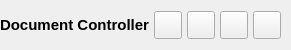
           <widget class="QFrame" name="contentTopBg">
            <property name="minimumSize">
             <size>
              <width>0</width>
              <height>50</height>
             </size>
            </property>
            <property name="maximumSize">
             <size>
              <width>16777215</width>
              <height>50</height>
             </size>
            </property>
            <property name="frameShape">
             <enum>QFrame::Shape::NoFrame</enum>
            </property>
            <property name="frameShadow">
             <enum>QFrame::Shadow::Raised</enum>
            </property>
            <layout class="QHBoxLayout" name="horizontalLayout">
             <property name="spacing">
              <number>0</number>
             </property>
             <property name="leftMargin">
              <number>0</number>
             </property>
             <property name="topMargin">
              <number>0</number>
             </property>
             <property name="rightMargin">
              <number>10</number>
             </property>
             <property name="bottomMargin">
              <number>0</number>
             </property>
             <item>
              <widget class="QFrame" name="leftBox">
               <property name="sizePolicy">
                <sizepolicy hsizetype="Expanding" vsizetype="Preferred">
                 <horstretch>0</horstretch>
                 <verstretch>0</verstretch>
                </sizepolicy>
               </property>
               <property name="maximumSize">
                <size>
                 <width>16777215</width>
                 <height>16777215</height>
                </size>
               </property>
               <property name="frameShape">
                <enum>QFrame::Shape::NoFrame</enum>
               </property>
               <property name="frameShadow">
                <enum>QFrame::Shadow::Raised</enum>
               </property>
               <layout class="QHBoxLayout" name="horizontalLayout_3">
                <property name="spacing">
                 <number>0</number>
                </property>
                <property name="leftMargin">
                 <number>0</number>
                </property>
                <property name="topMargin">
                 <number>0</number>
                </property>
                <property name="rightMargin">
                 <number>0</number>
                </property>
                <property name="bottomMargin">
                 <number>0</number>
                </property>
                <item alignment="Qt::AlignmentFlag::AlignLeft">
                 <widget class="QLabel" name="titleRightInfo">
                  <property name="sizePolicy">
                   <sizepolicy hsizetype="Preferred" vsizetype="Expanding">
                    <horstretch>0</horstretch>
                    <verstretch>0</verstretch>
                   </sizepolicy>
                  </property>
                  <property name="maximumSize">
                   <size>
                    <width>16777215</width>
                    <height>45</height>
                   </size>
                  </property>
                  <property name="font">
                   <font>
                    <family>Segoe UI</family>
                    <pointsize>11</pointsize>
                    <italic>false</italic>
                    <bold>true</bold>
                   </font>
                  </property>
                  <property name="styleSheet">
                   <string notr="true">font: 700 11pt &quot;Segoe UI&quot;;</string>
                  </property>
                  <property name="text">
                   <string>Document Controller</string>
                  </property>
                  <property name="alignment">
                   <set>Qt::AlignmentFlag::AlignLeading|Qt::AlignmentFlag::AlignLeft|Qt::AlignmentFlag::AlignVCenter</set>
                  </property>
                 </widget>
                </item>
               </layout>
              </widget>
             </item>
             <item alignment="Qt::AlignmentFlag::AlignRight">
              <widget class="QFrame" name="rightButtons">
               <property name="minimumSize">
                <size>
                 <width>0</width>
                 <height>28</height>
                </size>
               </property>
               <property name="frameShape">
                <enum>QFrame::Shape::NoFrame</enum>
               </property>
               <property name="frameShadow">
                <enum>QFrame::Shadow::Raised</enum>
               </property>
               <layout class="QHBoxLayout" name="horizontalLayout_2">
                <property name="spacing">
                 <number>5</number>
                </property>
                <property name="leftMargin">
                 <number>0</number>
                </property>
                <property name="topMargin">
                 <number>0</number>
                </property>
                <property name="rightMargin">
                 <number>0</number>
                </property>
                <property name="bottomMargin">
                 <number>0</number>
                </property>
                <item>
                 <widget class="QFrame" name="rightButtons_2">
                  <property name="minimumSize">
                   <size>
                    <width>0</width>
                    <height>28</height>
                   </size>
                  </property>
                  <property name="maximumSize">
                   <size>
                    <width>100</width>
                    <height>16777215</height>
                   </size>
                  </property>
                  <property name="frameShape">
                   <enum>QFrame::Shape::NoFrame</enum>
                  </property>
                  <property name="frameShadow">
                   <enum>QFrame::Shadow::Raised</enum>
                  </property>
                  <layout class="QHBoxLayout" name="horizontalLayout_6">
                   <property name="spacing">
                    <number>5</number>
                   </property>
                   <property name="leftMargin">
                    <number>0</number>
                   </property>
                   <property name="topMargin">
                    <number>0</number>
                   </property>
                   <property name="rightMargin">
                    <number>0</number>
                   </property>
                   <property name="bottomMargin">
                    <number>0</number>
                   </property>
                  </layout>
                 </widget>
                </item>
                <item>
                 <widget class="QPushButton" name="settingsTopBtn">
                  <property name="minimumSize">
                   <size>
                    <width>28</width>
                    <height>28</height>
                   </size>
                  </property>
                  <property name="maximumSize">
                   <size>
                    <width>28</width>
                    <height>28</height>
                   </size>
                  </property>
                  <property name="cursor">
                   <cursorShape>PointingHandCursor</cursorShape>
                  </property>
                  <property name="toolTip">
                   <string>Settings</string>
                  </property>
                  <property name="whatsThis">
                   <string>Settings</string>
                  </property>
                  <property name="text">
                   <string/>
                  </property>
                  <property name="icon">
                   <iconset resource="resources.qrc">
                    <normaloff>:/icons/icons/icon_settings.png</normaloff>:/icons/icons/icon_settings.png</iconset>
                  </property>
                  <property name="iconSize">
                   <size>
                    <width>20</width>
                    <height>20</height>
                   </size>
                  </property>
                 </widget>
                </item>
                <item>
                 <widget class="QPushButton" name="minimizeAppBtn">
                  <property name="minimumSize">
                   <size>
                    <width>28</width>
                    <height>28</height>
                   </size>
                  </property>
                  <property name="maximumSize">
                   <size>
                    <width>28</width>
                    <height>28</height>
                   </size>
                  </property>
                  <property name="cursor">
                   <cursorShape>PointingHandCursor</cursorShape>
                  </property>
                  <property name="toolTip">
                   <string>Minimize</string>
                  </property>
                  <property name="text">
                   <string/>
                  </property>
                  <property name="icon">
                   <iconset resource="resources.qrc">
                    <normaloff>:/icons/icons/cil-minus.png</normaloff>:/icons/icons/cil-minus.png</iconset>
                  </property>
                  <property name="iconSize">
                   <size>
                    <width>20</width>
                    <height>20</height>
                   </size>
                  </property>
                 </widget>
                </item>
                <item>
                 <widget class="QPushButton" name="maximizeRestoreAppBtn">
                  <property name="minimumSize">
                   <size>
                    <width>28</width>
                    <height>28</height>
                   </size>
                  </property>
                  <property name="maximumSize">
                   <size>
                    <width>28</width>
                    <height>28</height>
                   </size>
                  </property>
                  <property name="font">
                   <font>
                    <family>Segoe UI</family>
                    <pointsize>10</pointsize>
                    <italic>false</italic>
                    <bold>false</bold>
                    <stylestrategy>PreferDefault</stylestrategy>
                   </font>
                  </property>
                  <property name="cursor">
                   <cursorShape>PointingHandCursor</cursorShape>
                  </property>
                  <property name="toolTip">
                   <string>Maximize</string>
                  </property>
                  <property name="text">
                   <string/>
                  </property>
                  <property name="icon">
                   <iconset resource="resources.qrc">
                    <normaloff>:/icons/icons/icon_maximize.png</normaloff>:/icons/icons/icon_maximize.png</iconset>
                  </property>
                  <property name="iconSize">
                   <size>
                    <width>20</width>
                    <height>20</height>
                   </size>
                  </property>
                 </widget>
                </item>
                <item>
                 <widget class="QPushButton" name="closeAppBtn">
                  <property name="minimumSize">
                   <size>
                    <width>28</width>
                    <height>28</height>
                   </size>
                  </property>
                  <property name="maximumSize">
                   <size>
                    <width>28</width>
                    <height>28</height>
                   </size>
                  </property>
                  <property name="cursor">
                   <cursorShape>PointingHandCursor</cursorShape>
                  </property>
                  <property name="toolTip">
                   <string>Close</string>
                  </property>
                  <property name="text">
                   <string/>
                  </property>
                  <property name="icon">
                   <iconset resource="resources.qrc">
                    <normaloff>:/icons/icons/icon_close.png</normaloff>:/icons/icons/icon_close.png</iconset>
                  </property>
                  <property name="iconSize">
                   <size>
                    <width>20</width>
                    <height>20</height>
                   </size>
                  </property>
                 </widget>
                </item>
               </layout>
              </widget>
             </item>
            </layout>
           </widget>
